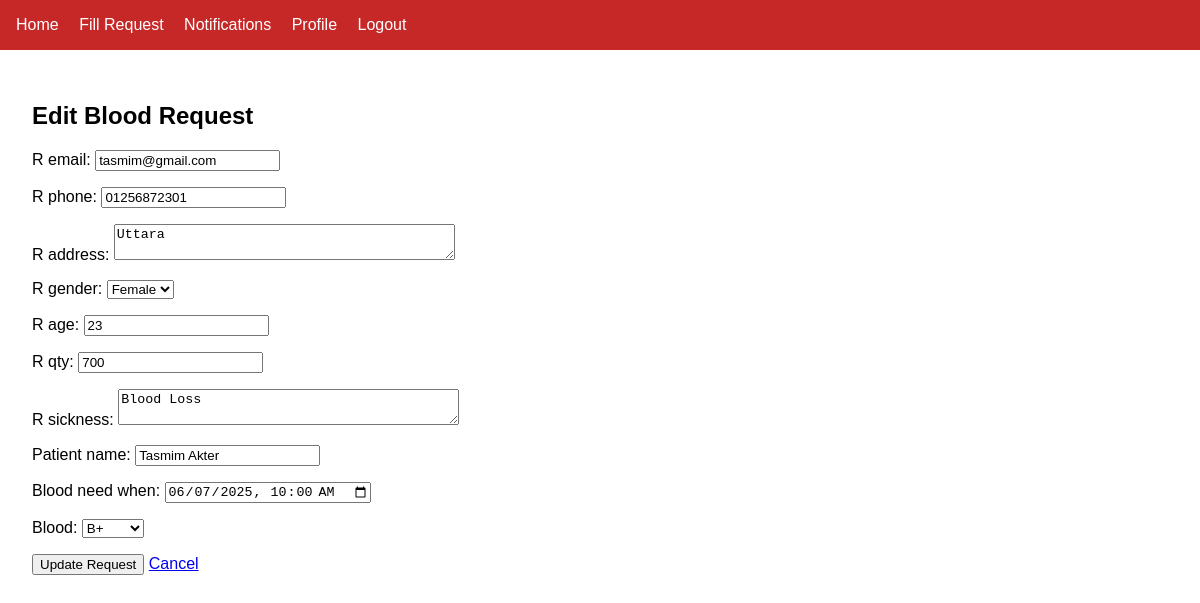
Screenshot of /edit-request/3/ (signed in) with the database file from the repository.
### myapp/models.py (models this page shows, shortened)
class BloodRequest(models.Model):
    requester = models.ForeignKey(
        User,
        on_delete=models.SET_NULL,
        null=True,
        blank=True,
        related_name='blood_requests'
    )
    r_email = models.EmailField()
    r_phone = models.CharField(max_length=15)
    r_address = models.TextField()
    r_gender = models.CharField(max_length=10)
    r_age = models.IntegerField()
    r_qty = models.PositiveIntegerField()
    r_sickness = models.TextField()
    patient_name = models.CharField(max_length=100)
    blood_need_when = models.DateTimeField()
    blood = models.ForeignKey('Blood', on_delete=models.CASCADE)
    donor = models.ForeignKey(
        User,
        on_delete=models.SET_NULL,
        null=True,
        blank=True,
        related_name='donated_requests'
    )
    donated_by = models.ForeignKey(
        User,
        on_delete=models.SET_NULL,
        null=True,
        blank=True,
        related_name='fulfilled_requests'
    )
    created_by = models.ForeignKey(
        User,
        on_delete=models.SET_NULL,
        null=True,
        blank=True,
        related_name='created_blood_requests'
    )
    created_at = models.DateTimeField(auto_now_add=True)
    status = models.CharField(
        max_length=10,
        choices=STATUS_CHOICES,
        default='pending'
    )

### myapp/views.py (the view)
# urls.py: path('edit-request/<int:request_id>/', views.edit_blood_request, name='edit_blood_request'),
@login_required
def edit_blood_request(request, request_id):
    blood_request = get_object_or_404(BloodRequest, id=request_id, requester=request.user)
    if request.method == 'POST':
        form = UserBloodRequestForm(request.POST, instance=blood_request)
        if form.is_valid():
            form.save()
            return redirect('recipient_profile')  # or any other success page
    else:
        form = UserBloodRequestForm(instance=blood_request)
    return render(request, 'blood/edit_blood_request.html', {'form': form})

### myapp/forms.py (shortened to what this page needs)
class UserBloodRequestForm(forms.ModelForm):
    class Meta:
        model = BloodRequest
        exclude = ['status', 'requester', 'created_by', 'donor', 'donated_by']
        widgets = {
            'r_gender': forms.Select(choices=[('Male', 'Male'), ('Female', 'Female'), ('Other', 'Other')]),
            'r_address': forms.Textarea(attrs={'rows': 2}),
            'r_sickness': forms.Textarea(attrs={'rows': 2}),
            'blood_need_when': forms.DateTimeInput(attrs={'type': 'datetime-local'}),
        }
    def __init__(self, *args, **kwargs):
        super().__init__(*args, **kwargs)
        self.fields['blood'].queryset = Blood.objects.exclude(blood_group='Unknown')

### myapp/context_processors.py (called while the page is built)
def notifications_processor(request):
    if request.user.is_authenticated:
        unread_notifications = request.user.recipient_notifications.filter(is_read=False)
        return {
            'notifications': request.user.recipient_notifications.order_by('-created_at')[:5],
            'unread_count': unread_notifications.count(),
        }
    return {}

### myapp/models.py (called while the page is built)
    def __str__(self):
        return self.blood_group

### myapp/templates/blood/edit_blood_request.html (shortened to what this page needs)
{% extends "base.html" %}
{% block content %}
<div class="max-w-2xl mx-auto bg-white p-6 rounded shadow mt-6">
    <h2 class="text-xl font-bold mb-4 text-blue-600">Edit Blood Request</h2>
    <form method="post">
        {{ form.as_p }}
        <button type="submit" class="mt-4 px-6 py-2 bg-blue-600 text-white rounded hover:bg-blue-700">Update Request</button>
        <a href="{% url 'recipient_profile' %}" class="ml-4 text-gray-600 hover:underline">Cancel</a>
    </form>
</div>
{% endblock %}

### myapp/templates/base.html (style rules this page uses)
body { font-family: Arial, sans-serif; margin: 0; padding: 0; }

### rows the page displays
BloodRequest: r_email "tasmim@gmail.com", r_phone "01256872301", r_address "Uttara", r_gender "Female", r_age "23", r_qty "700", r_sickness "Blood Loss", patient_name "Tasmim Akter", blood_need_when "06/07/2025 10:00", blood "B+"
